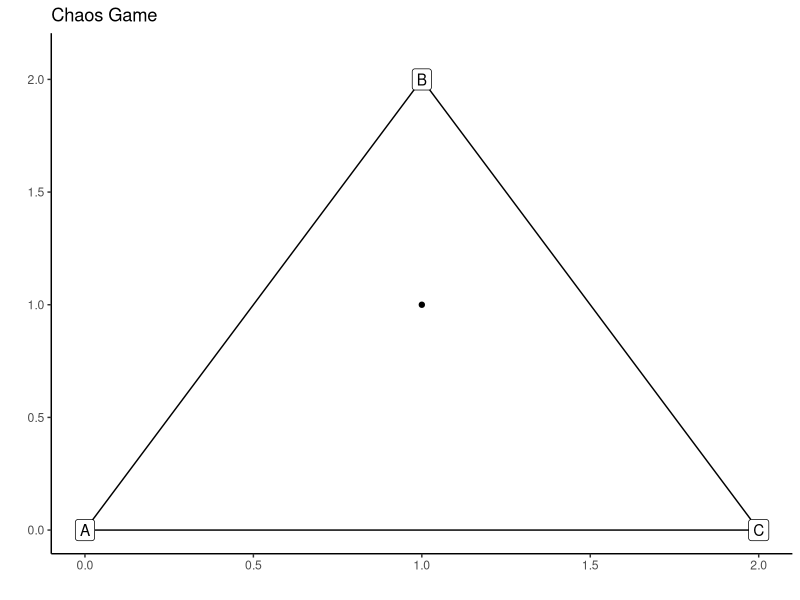
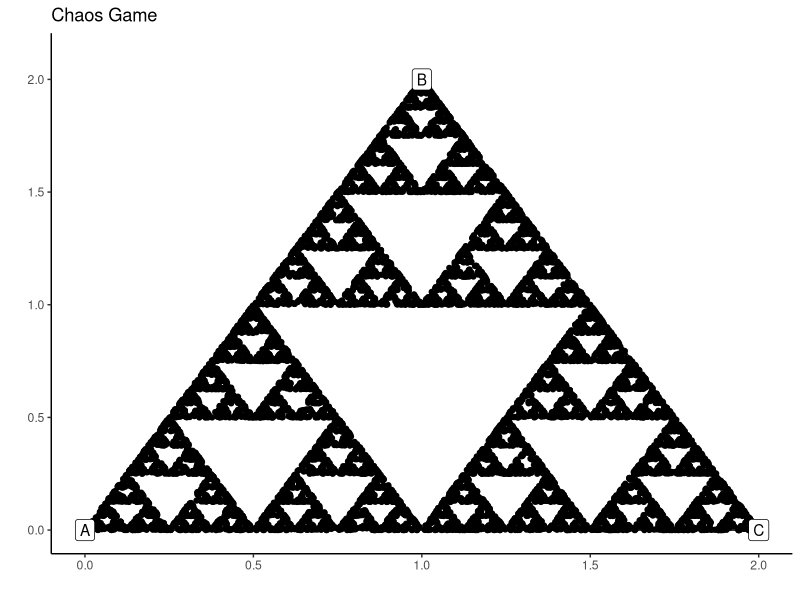

The R script that drew these images, in order:
# Chaos Game Using ggplot2 Graphics

df <- data.frame(x = c(0, 1, 2), y = c(0, 2, 0), labels = c("A", "B", "C"))
points <- data.frame(x = 1, y = 1)

library(ggplot2)
ggplot(df) + 
  geom_segment(aes(x = c(0, 0, 1), xend = c(1, 2, 2), 
                   y = c(0, 0, 2), yend = c(2, 0, 0))) +
  geom_label(aes(x = x, y = y, label = labels)) + 
  geom_point(data = points, aes(x = x, y = y)) +
  coord_cartesian(xlim = c(0, 2), ylim = c(0, 2.1)) +
  theme_classic() +
  labs(x = "", y = "", title = "Chaos Game")

startX <- 1
startY <- 1

for(i in 1:10000){
  
  myvertices <- c("A", "B", "C")
  mysample <- sample(myvertices, 1)
  
  if(mysample == "A") {
    midX <- (startX + 0) / 2
    midY <- (startY + 0) / 2
  } else if(mysample =="B"){
    midX <- (startX + 1) / 2
    midY <- (startY + 2) / 2
  } else {
    midX <- (startX + 2) / 2
    midY <- (startY + 0) / 2
  }
  
  points[i + 1, ] <- c(midX, midY)

  startX <- midX
  startY <- midY
  
}

ggplot(df) + 
  geom_segment(aes(x = c(0, 0, 1), xend = c(1, 2, 2), 
                   y = c(0, 0, 2), yend = c(2, 0, 0))) +
  geom_point(data = points, aes(x = x, y = y)) +
  geom_label(aes(x = x, y = y, label = labels)) + 
  coord_cartesian(xlim = c(0, 2), ylim = c(0, 2.1)) +
  theme_classic() +
  labs(x = "", y = "", title = "Chaos Game")
